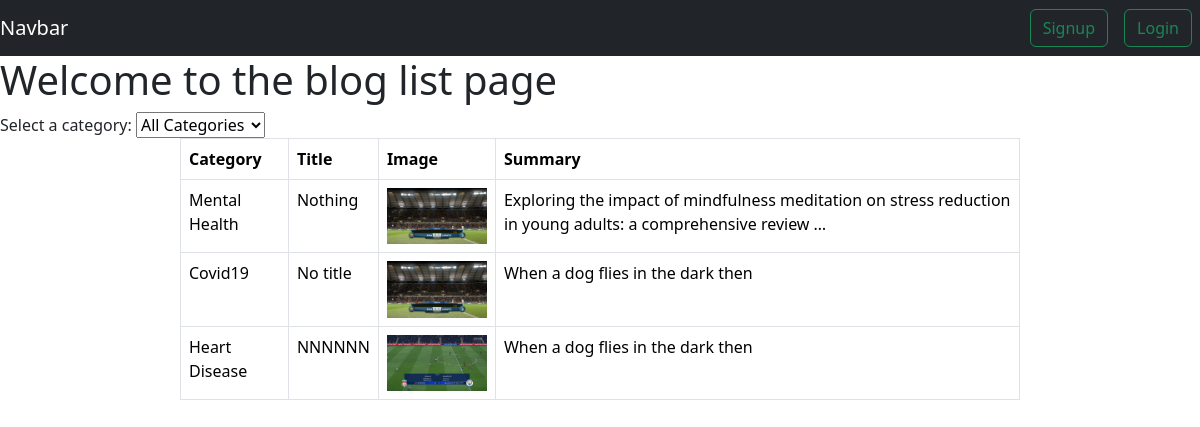
Page /blog_list/ on the committed database.
### users/models.py (models this page shows)
class Blog(models.Model):
    CATEGORIES = (
        ('Mental Health', 'Mental Health'),
        ('Heart Disease', 'Heart Disease'),
        ('Covid19', 'Covid19'),
        ('Immunization', 'Immunization'),
    )
    userprofile =models.ForeignKey(UserProfile, on_delete=models.CASCADE, related_name='blogs')
    title =models.CharField(max_length=100)
    image =models.ImageField(upload_to='blog_images')
    category =models.CharField(choices=CATEGORIES, max_length=50)
    summary =models.TextField()
    content =models.TextField()
    save_as_draft =models.BooleanField()

### users/views.py (the view)
# urls.py: path('blog_list/',views.blog_list,name='blog_list'),
def blog_list(request):
    categories = [category[0] for category in Blog.CATEGORIES]
    selected_category = request.GET.get('category')
    if selected_category and selected_category != 'All Categories':
        blogs = Blog.objects.filter(category=selected_category, save_as_draft=False)
    else:
        blogs = Blog.objects.filter(save_as_draft=False)
    return render(request, 'blog_list.html', {'blogs': blogs, 'categories': categories})

### users/templates/blog_list.html (shortened to what this page needs)
{% extends 'base.html' %}
{% block body %}
<h1>Welcome to the blog list page</h1>
<div>
  <label for="category">Select a category:</label>
  <select id="category">
    <option value="All Categories">All Categories</option>
  </select>
</div>
<div style="margin:auto;width:70%">
  <table class="table table-bordered">
    <thead>
      <tr>
        <th scope="col">Category</th>
        <th scope="col">Title</th>
        <th scope="col">Image</th>
        <th scope="col">Summary</th>
      </tr>
    </thead>
    <tbody id="blog-list">
      {% for blog in blogs %}
      <tr>
        <td>{{ blog.category}}</td>
        <td>{{ blog.title }}</td>
        <td><img src="{{ blog.image.url }}" alt="Blog Image" style="max-width: 100px; max-height: 100px;"></td>
        <td>{{ blog.summary|truncatewords:15 }}</td>
      </tr>
      {% endfor %}
    </tbody>
  </table>
</div>
{% endblock %}

### users/templates/base.html (shortened to what this page needs)
<!doctype html>
<html lang="en">
  <head>
    <link
      href="https://cdn.jsdelivr.net/npm/bootstrap@5.3.2/dist/css/bootstrap.min.css"
      rel="stylesheet"
>
  </head>
  <body>
    <nav class="navbar navbar-expand-lg navbar-light bg-dark justify-content-between">
      <a class="navbar-brand text-white">Navbar</a>
      <div class="d-flex">
          {% if user.is_authenticated %}
          <a href="{% url 'profile' %}" class="btn btn-outline-success mx-2">{{ user.username }}</a>
          <a href="{% url 'logout' %}" class="btn btn-outline-success mx-2">Logout</a>
          {% else %}
          <a href="{% url 'signup' %}" class="btn btn-outline-success mx-2">Signup</a>
          <a href="{% url 'login' %}" class="btn btn-outline-success mx-2">Login</a>
          {% endif %}
      </div>
  </nav>
    {% block body %}{% endblock %}
  </body>
</html>

### rows in the picture
Blog: category "Mental Health", title "Nothing", image (picture), summary "Exploring the impact of mindfulness meditation on stress reduction in young adults: a comprehensive review …"
Blog: category "Covid19", title "No title", image (picture), summary "When a dog flies in the dark then"
Blog: category "Heart Disease", title "NNNNNN", image (picture), summary "When a dog flies in the dark then"
